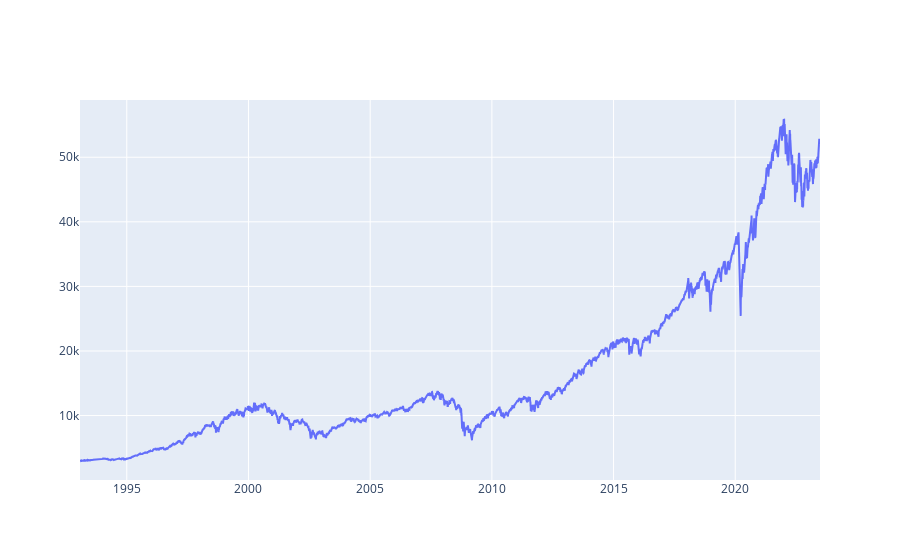

Source (notebook cell):
### Code cell
fig = go.Figure(go.Scatter(x=stats.chart.index, y=stats.chart.values))
fig.show()

### Figure 1 — Plotly figure (JSON) as saved in the notebook; plotly's stock layout.template omitted (floating-point values rounded to 4 significant figures; data arrays with more than 128 entries replaced by an {"elided": "..."} marker saying what was removed)
{"data": [{"type": "scatter", "x": {"elided": "11106 str values"}, "y": {"elided": "11106 float values"}}], "layout": {}}
